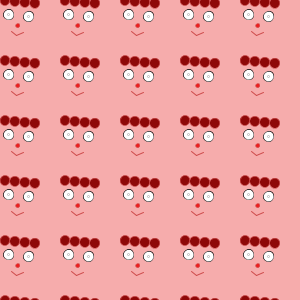
Frame 1 (no input)
Frame 60 (the mouse pressed at the canvas centre just before this capture): identical to frame 1, image omitted
Frame 120 (the mouse held since frame 60 and released just before this capture): identical to frame 1, image omitted

The Processing sketch that drew this single still picture (run headless with seeded random() and noise(); from frame 60 on, the mouse is pressed at the canvas centre):

// Processing sketch: processing_14545
// ── processing_14545.pde

void setup() {
size(300,300);

}
  
void draw() {
  background(#f6acac);

  for(int x=0; x<300; x=x+30){
   for(int y=0; y<300; y=y+30){
     pushMatrix();
     translate(x+x,y+y);
     scale(0.2);
     rotate(radians(5));
     kyeongrin_draw();
     popMatrix();
      
   }
  }
 }
   void kyeongrin_draw() {

  
//눈1

stroke( #000000 );
fill(#ffffff);
strokeWeight(4);
 
int[] a={50,10};
 
for (int i=0; i<a. length; i=i+1)
{
     ellipse(50,70,a[i],a[i]);
}
  
int[] c={50,10};
  
for (int i=0; i<c. length; i=i+1)
{
     ellipse(150,70,c[i],c[i]);
}
  

//눈2
strokeWeight(1);

 
int[] b={50,10,};
 
for (int i=0; i<a. length; i=i+1)
{
     ellipse(50,70,a[i],a[i]);
}
  
int[] d={50,10};
  
for (int i=0; i<c. length; i=i+1)
{
     ellipse(150,70,c[i],c[i]);
}
  
  
//얼굴
  
//hair
fill( #8e0808 );
stroke ( #ce4b4b );
strokeWeight(3);
  
int[] e={25,75,125,175};
  
for (int i=0; i<e. length; i=i+1)
{
     ellipse(e[i],0,50,50);
}
 
 
//nose
fill(#ec1e1e );
stroke ( #ce4b4b );
ellipse(100,120,20,20);
 
//mouth
stroke(#ce4b4b);
strokeWeight(5);
line(70,150,100,170);
line(100,170,130,150);

}
